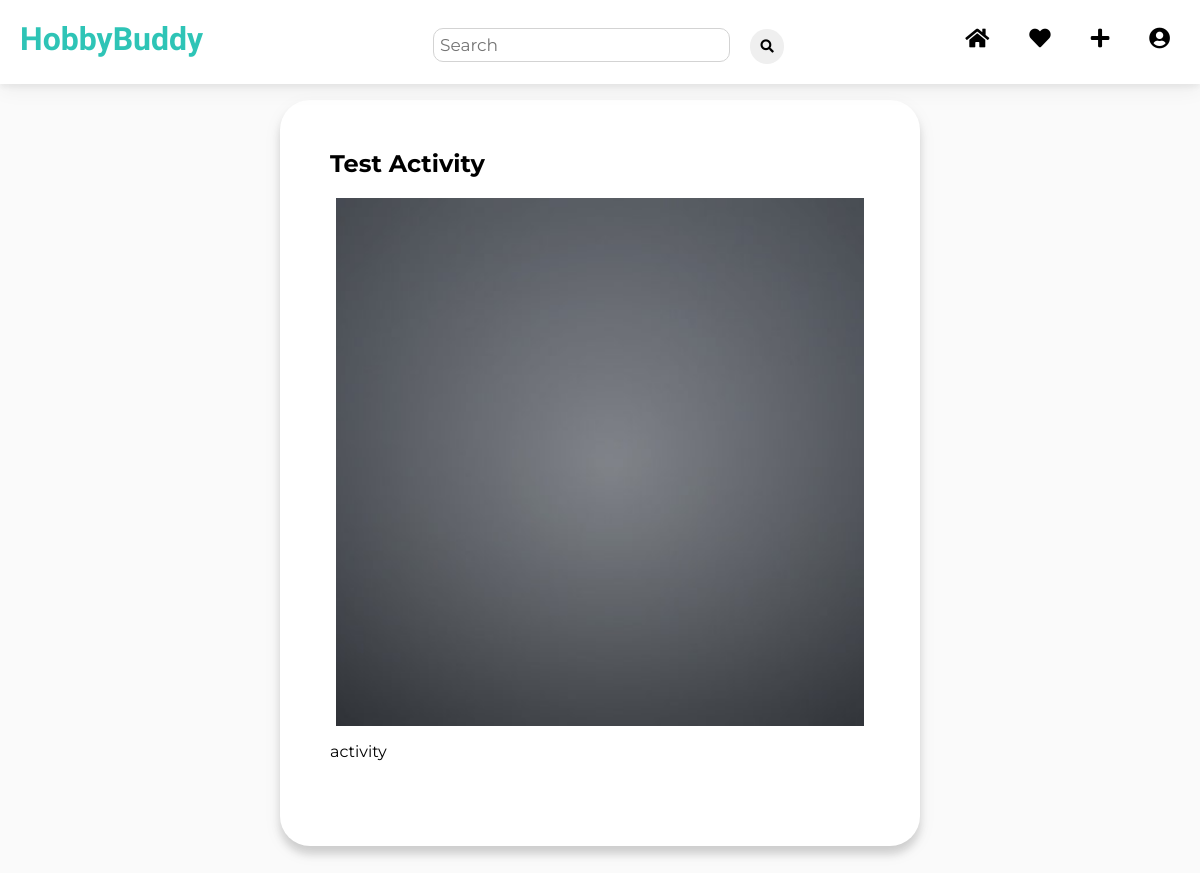
The page /dashboard/ (signed in) on the database its author committed.
### activity/models.py (models this page shows, shortened)
class Activity(models.Model):
    title = models.CharField(max_length=100)
    indoor = models.BooleanField(default=False)
    picture = models.ImageField(upload_to='activity_media')
    description = models.TextField()
    cost_estimation = models.PositiveIntegerField()

### dashboard/views.py (the view)
# urls.py: path('', welcome_view.index, name='welcome'),
@login_required(login_url="/")
def index(request):
    context = {'first': request.user.first_name, 'last': request.user.last_name, 'activities': Activity.objects.all()}
    return render(request, "dashboard/dashboard.html", context)

### templates/dashboard/dashboard.html (shortened to what this page needs)
<!DOCTYPE html>
<html lang="en">
    {% extends "newbase.html" %}
    {% load static %}
        {% block content %}
            <link rel="stylesheet" type="text/css" href="{% static 'dashboard/dashboard.css' %}">
            <div class="content">
                {% for activity in activities %}
                    <div class="box">
                        <a href="/activity/{{activity.id}}/">
                            <div class="inside-box">
                                <h2>{{ activity.title }}</h2>
                                <div class="pic-container">
                                    <img src="{{ activity.picture.url }}" class="activity-pic"/>
                                </div>
                                <div class="activity-info"><p>{{ activity.description }}</p></div>
                            </div>
                        </a>
                    </div>
                {% endfor %}
            </div>
        {% endblock %}

### static/newbase/newbase.css (style rules this page uses)
body { font-family: 'Montserrat', sans-serif; margin: 0; }
a { color: black; text-decoration: none; padding: 10px; }
.content { margin-top: 100px; }

### static/dashboard/dashboard.css (style rules this page uses)
body { font-family: 'Montserrat', sans-serif; margin: 0; padding: 0; background-color: rgba(211,211,211, 0.1); z-index: -1; }
.box { background-color: #FFFFFF; max-width: 40em; border-radius: 30px; box-shadow: 0px 8px 9px rgba(0, 0, 0, 0.15), 0 6px 20px 0 rgba(0, 0, 0, 0.05); margin: 50px auto; }
.inside-box { padding: 10px 50px 50px 50px ; }
.content { float: center; }
.activity-pic { width: 33em; height: 33em; object-fit: cover; margin-left: auto; margin-right: auto; display: block; }

### rows shown on the page
Activity: title "Test Activity", picture (picture), description "activity"
